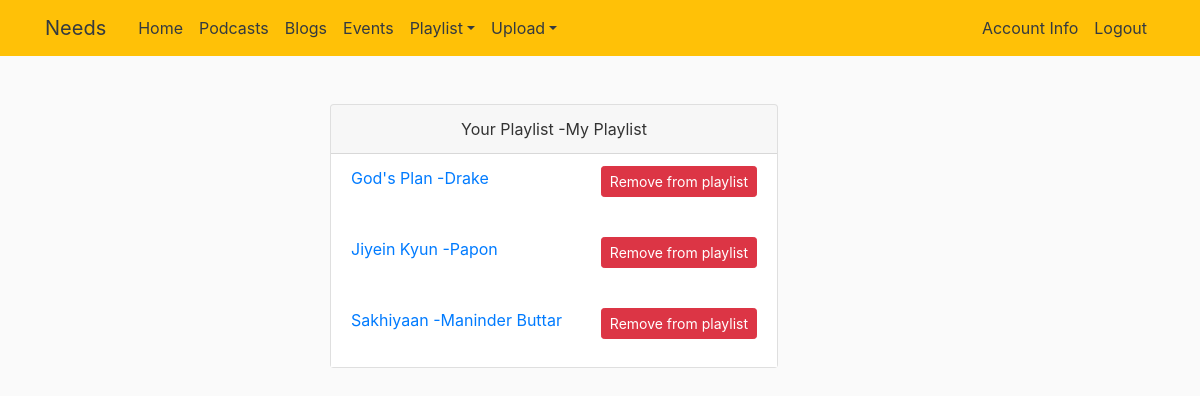
Page /home/playlist/1 (signed in) on the committed database.
### music_app/models.py (models this page shows)
class Playlist(db.Model, UserMixin):
    id = db.Column(db.Integer, primary_key=True)
    name = db.Column(db.String, nullable=True, default = "Your Playlist")
    likes = db.Column(db.Integer, default=0)
    dislikes = db.Column(db.Integer, default=0)
    rating = db.Column(db.Integer, default=2)
    contains = db.relationship('Contains', backref = 'playlist', lazy = 'dynamic',
                                cascade = "all, delete, delete-orphan")
    user = db.relationship('User', backref='user_playlist', uselist = False)
    def __repr__(self):
        return f"Playlist('{self.id}', '{self.rating}')"

class Song(db.Model, UserMixin):
    id = db.Column(db.Integer, primary_key=True)
    name = db.Column(db.String(75), nullable=False)
    album = db.Column(db.String(75), nullable=False)
    genre = db.Column(db.String(75), nullable=True)
    release_date = db.Column(db.DateTime, nullable=True, default=datetime.utcnow)
    rating = db.Column(db.Integer, default=2)
    likes = db.Column(db.Integer, default=0)
    dislikes = db.Column(db.Integer, default=0)
    song_file = db.Column(db.String(200), nullable=False)
    image_file = db.Column(db.String(32), nullable=True, default='default.jpg')
    artist_id = db.Column(db.Integer, db.ForeignKey('artist.id'))
    contains = db.relationship('Contains', backref = 'contains', uselist = False)

class Artist(db.Model, UserMixin):
    id = db.Column(db.Integer, primary_key=True)
    name = db.Column(db.String(75), nullable=False)
    email = db.Column(db.String(128), unique=True)
    likes = db.Column(db.Integer, default=0)
    dislikes = db.Column(db.Integer, default=0)
    rating = db.Column(db.Integer, default=2)
    song = db.relationship('Song', backref = 'singer', lazy = True)
    user = db.relationship('User', backref='user_art', uselist = False)
    podcast = db.relationship('Podcast', backref='podcast', lazy = True, uselist = False)
    label_id = db.Column(db.Integer, db.ForeignKey('label.id'))

### music_app/routes.py (the view)
@app.route('/home/playlist/<int:user_id>', methods=["GET", "POST"])
@login_required
def playlist(user_id):
    form = PlaylistName()
    user = User.query.filter_by(id =current_user.id).first_or_404(description = "No such user found")
    if user.playlist_id == None:
        print('not working')
        if form.validate_on_submit():
            print('working')
            playlist = Playlist(name = form.name.data)
            db.session.add(playlist)
            try:
                db.session.commit()
            except:
                db.session.rollback()
            current_user.playlist_id = playlist.id
            db.session.commit()
            flash("Playlist name set successfully", 'success')
            return redirect('/home')
    else:
        songs = Song.query.all()
        artists = Artist.query.all()
        my_playlist = Playlist.query.get(user.playlist_id)
        print(my_playlist)
        contains = Contains.query.filter_by(playlist_id = my_playlist.id)
        return render_template('playlist.html', form = form, user = user, my_playlist = my_playlist, contains = contains, artists = artists)
    return render_template('playlist.html', form = form, user = user)

### music_app/models.py (called while the page is built)
@login_manager.user_loader
def load_user(user_id):
    return User.query.get(int(user_id))

### music_app/templates/playlist.html
{% extends "base.html" %}
{% block content %}
<div>
    {% if user.playlist_id == None %}
    <div class="content-section">
        <form method="POST" action="" enctype="multipart/form-data">
            {{ form.hidden_tag() }}
            <fieldset class="form-group">
                <legend class="border-bottom mb-4">Log In</legend>
                <div class="form-group">
                    {{ form.name.label(class="form-control-label") }}
                    {% if form.name.errors %}
                    {{ form.name(class="form-control form-control-lg is-invalid") }}
                    <div class="invalid-feedback">
                        {% for error in form.name.errors %}
                        <span>{{ error }}</span>
                        {% endfor %}
                    </div>
                    {% else %}
                    {{ form.name(class="form-control form-control-lg") }}
                    {% endif %}
                </div>
            </fieldset>
            <div class="form-group">
                {{ form.submit(class="btn btn-outline-info") }}
            </div>
        </form>
    </div>
    {% elif my_playlist%}
    <div class="container">
        <div class="row">
            <div class="col-3">
            </div>
            <div class="col">
                <div class="card" style="width: 28rem;">
                    <div class="card-header text-center">
                        Your Playlist&nbsp-{{my_playlist.name}}
                    </div>
                    {% for song in contains %}
                    {% for artist in artists %}
                    {% if artist.id == song.contains.artist_id%}
                    <div style="overflow: hidden;">
                        <ul class="list-group list-group-flush">
                            <li class="list-group-item"><a href="{{url_for('song', song_id = song.song_id)}}">
                                    <p style="float: left;">{{song.contains.name}}&nbsp-{{artist.name}}</p>
                                </a>
                                <a href="{{url_for('remove_song', user_id = user.id, contains_id = song.id)}}">
                                    <div class="text-center">
                                        <p style="float: right;"><button type="button"
                                                class="btn btn-danger text-white btn-sm">
                                                Remove from playlist
                                            </button></p>
                                    </div>
                                </a></li>
                        </ul>
                        {% endif %}
                        {% endfor %}
                        {% endfor %}
                    </div>
                </div>
            </div>
        </div>
    </div>
    {% else %}
    <h2>Your playlist is empty </h2>
    {% endif %}
    {% endblock %}

### music_app/static/main.css (style rules this page uses)
body { background: #fafafa; color: #333333; margin-top: 5rem; }

### rows in the picture
Playlist: name "My Playlist"
Artist: name "Drake"
Song: contains.name "God's Plan"
Artist: name "Papon"
Song: contains.name "Jiyein Kyun"
Artist: name "Maninder Buttar"
Song: contains.name "Sakhiyaan"
